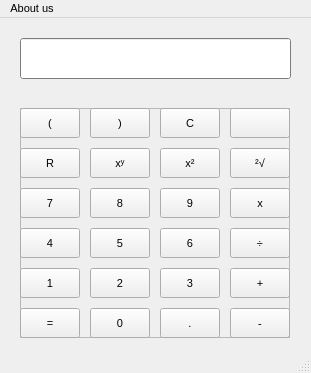
<?xml version="1.0" encoding="UTF-8"?>
<ui version="4.0">
 <class>MainWindow</class>
 <widget class="QMainWindow" name="MainWindow">
  <property name="geometry">
   <rect>
    <x>0</x>
    <y>0</y>
    <width>311</width>
    <height>373</height>
   </rect>
  </property>
  <property name="font">
   <font>
    <pointsize>8</pointsize>
   </font>
  </property>
  <property name="windowTitle">
   <string>Calculator</string>
  </property>
  <property name="windowIcon">
   <iconset>
    <normaloff>../icon.png</normaloff>../icon.png</iconset>
  </property>
  <widget class="QWidget" name="centralwidget">
   <widget class="QLineEdit" name="monitor">
    <property name="geometry">
     <rect>
      <x>20</x>
      <y>20</y>
      <width>271</width>
      <height>41</height>
     </rect>
    </property>
    <property name="palette">
     <palette>
      <active>
       <colorrole role="WindowText">
        <brush brushstyle="SolidPattern">
         <color alpha="255">
          <red>0</red>
          <green>0</green>
          <blue>0</blue>
         </color>
        </brush>
       </colorrole>
       <colorrole role="Button">
        <brush brushstyle="SolidPattern">
         <color alpha="255">
          <red>175</red>
          <green>175</green>
          <blue>175</blue>
         </color>
        </brush>
       </colorrole>
       <colorrole role="Light">
        <brush brushstyle="SolidPattern">
         <color alpha="255">
          <red>255</red>
          <green>255</green>
          <blue>255</blue>
         </color>
        </brush>
       </colorrole>
       <colorrole role="Midlight">
        <brush brushstyle="SolidPattern">
         <color alpha="255">
          <red>215</red>
          <green>215</green>
          <blue>215</blue>
         </color>
        </brush>
       </colorrole>
       <colorrole role="Dark">
        <brush brushstyle="SolidPattern">
         <color alpha="255">
          <red>87</red>
          <green>87</green>
          <blue>87</blue>
         </color>
        </brush>
       </colorrole>
       <colorrole role="Mid">
        <brush brushstyle="SolidPattern">
         <color alpha="255">
          <red>117</red>
          <green>117</green>
          <blue>117</blue>
         </color>
        </brush>
       </colorrole>
       <colorrole role="Text">
        <brush brushstyle="SolidPattern">
         <color alpha="255">
          <red>0</red>
          <green>0</green>
          <blue>0</blue>
         </color>
        </brush>
       </colorrole>
       <colorrole role="BrightText">
        <brush brushstyle="SolidPattern">
         <color alpha="255">
          <red>255</red>
          <green>255</green>
          <blue>255</blue>
         </color>
        </brush>
       </colorrole>
       <colorrole role="ButtonText">
        <brush brushstyle="SolidPattern">
         <color alpha="255">
          <red>0</red>
          <green>0</green>
          <blue>0</blue>
         </color>
        </brush>
       </colorrole>
       <colorrole role="Base">
        <brush brushstyle="SolidPattern">
         <color alpha="255">
          <red>255</red>
          <green>255</green>
          <blue>255</blue>
         </color>
        </brush>
       </colorrole>
       <colorrole role="Window">
        <brush brushstyle="SolidPattern">
         <color alpha="255">
          <red>175</red>
          <green>175</green>
          <blue>175</blue>
         </color>
        </brush>
       </colorrole>
       <colorrole role="Shadow">
        <brush brushstyle="SolidPattern">
         <color alpha="255">
          <red>0</red>
          <green>0</green>
          <blue>0</blue>
         </color>
        </brush>
       </colorrole>
       <colorrole role="AlternateBase">
        <brush brushstyle="SolidPattern">
         <color alpha="255">
          <red>215</red>
          <green>215</green>
          <blue>215</blue>
         </color>
        </brush>
       </colorrole>
       <colorrole role="ToolTipBase">
        <brush brushstyle="SolidPattern">
         <color alpha="255">
          <red>255</red>
          <green>255</green>
          <blue>220</blue>
         </color>
        </brush>
       </colorrole>
       <colorrole role="ToolTipText">
        <brush brushstyle="SolidPattern">
         <color alpha="255">
          <red>0</red>
          <green>0</green>
          <blue>0</blue>
         </color>
        </brush>
       </colorrole>
       <colorrole role="PlaceholderText">
        <brush brushstyle="SolidPattern">
         <color alpha="128">
          <red>0</red>
          <green>0</green>
          <blue>0</blue>
         </color>
        </brush>
       </colorrole>
      </active>
      <inactive>
       <colorrole role="WindowText">
        <brush brushstyle="SolidPattern">
         <color alpha="255">
          <red>0</red>
          <green>0</green>
          <blue>0</blue>
         </color>
        </brush>
       </colorrole>
       <colorrole role="Button">
        <brush brushstyle="SolidPattern">
         <color alpha="255">
          <red>175</red>
          <green>175</green>
          <blue>175</blue>
         </color>
        </brush>
       </colorrole>
       <colorrole role="Light">
        <brush brushstyle="SolidPattern">
         <color alpha="255">
          <red>255</red>
          <green>255</green>
          <blue>255</blue>
         </color>
        </brush>
       </colorrole>
       <colorrole role="Midlight">
        <brush brushstyle="SolidPattern">
         <color alpha="255">
          <red>215</red>
          <green>215</green>
          <blue>215</blue>
         </color>
        </brush>
       </colorrole>
       <colorrole role="Dark">
        <brush brushstyle="SolidPattern">
         <color alpha="255">
          <red>87</red>
          <green>87</green>
          <blue>87</blue>
         </color>
        </brush>
       </colorrole>
       <colorrole role="Mid">
        <brush brushstyle="SolidPattern">
         <color alpha="255">
          <red>117</red>
          <green>117</green>
          <blue>117</blue>
         </color>
        </brush>
       </colorrole>
       <colorrole role="Text">
        <brush brushstyle="SolidPattern">
         <color alpha="255">
          <red>0</red>
          <green>0</green>
          <blue>0</blue>
         </color>
        </brush>
       </colorrole>
       <colorrole role="BrightText">
        <brush brushstyle="SolidPattern">
         <color alpha="255">
          <red>255</red>
          <green>255</green>
          <blue>255</blue>
         </color>
        </brush>
       </colorrole>
       <colorrole role="ButtonText">
        <brush brushstyle="SolidPattern">
         <color alpha="255">
          <red>0</red>
          <green>0</green>
          <blue>0</blue>
         </color>
        </brush>
       </colorrole>
       <colorrole role="Base">
        <brush brushstyle="SolidPattern">
         <color alpha="255">
          <red>255</red>
          <green>255</green>
          <blue>255</blue>
         </color>
        </brush>
       </colorrole>
       <colorrole role="Window">
        <brush brushstyle="SolidPattern">
         <color alpha="255">
          <red>175</red>
          <green>175</green>
          <blue>175</blue>
         </color>
        </brush>
       </colorrole>
       <colorrole role="Shadow">
        <brush brushstyle="SolidPattern">
         <color alpha="255">
          <red>0</red>
          <green>0</green>
          <blue>0</blue>
         </color>
        </brush>
       </colorrole>
       <colorrole role="AlternateBase">
        <brush brushstyle="SolidPattern">
         <color alpha="255">
          <red>215</red>
          <green>215</green>
          <blue>215</blue>
         </color>
        </brush>
       </colorrole>
       <colorrole role="ToolTipBase">
        <brush brushstyle="SolidPattern">
         <color alpha="255">
          <red>255</red>
          <green>255</green>
          <blue>220</blue>
         </color>
        </brush>
       </colorrole>
       <colorrole role="ToolTipText">
        <brush brushstyle="SolidPattern">
         <color alpha="255">
          <red>0</red>
          <green>0</green>
          <blue>0</blue>
         </color>
        </brush>
       </colorrole>
       <colorrole role="PlaceholderText">
        <brush brushstyle="SolidPattern">
         <color alpha="128">
          <red>0</red>
          <green>0</green>
          <blue>0</blue>
         </color>
        </brush>
       </colorrole>
      </inactive>
      <disabled>
       <colorrole role="WindowText">
        <brush brushstyle="SolidPattern">
         <color alpha="255">
          <red>87</red>
          <green>87</green>
          <blue>87</blue>
         </color>
        </brush>
       </colorrole>
       <colorrole role="Button">
        <brush brushstyle="SolidPattern">
         <color alpha="255">
          <red>175</red>
          <green>175</green>
          <blue>175</blue>
         </color>
        </brush>
       </colorrole>
       <colorrole role="Light">
        <brush brushstyle="SolidPattern">
         <color alpha="255">
          <red>255</red>
          <green>255</green>
          <blue>255</blue>
         </color>
        </brush>
       </colorrole>
       <colorrole role="Midlight">
        <brush brushstyle="SolidPattern">
         <color alpha="255">
          <red>215</red>
          <green>215</green>
          <blue>215</blue>
         </color>
        </brush>
       </colorrole>
       <colorrole role="Dark">
        <brush brushstyle="SolidPattern">
         <color alpha="255">
          <red>87</red>
          <green>87</green>
          <blue>87</blue>
         </color>
        </brush>
       </colorrole>
       <colorrole role="Mid">
        <brush brushstyle="SolidPattern">
         <color alpha="255">
          <red>117</red>
          <green>117</green>
          <blue>117</blue>
         </color>
        </brush>
       </colorrole>
       <colorrole role="Text">
        <brush brushstyle="SolidPattern">
         <color alpha="255">
          <red>87</red>
          <green>87</green>
          <blue>87</blue>
         </color>
        </brush>
       </colorrole>
       <colorrole role="BrightText">
        <brush brushstyle="SolidPattern">
         <color alpha="255">
          <red>255</red>
          <green>255</green>
          <blue>255</blue>
         </color>
        </brush>
       </colorrole>
       <colorrole role="ButtonText">
        <brush brushstyle="SolidPattern">
         <color alpha="255">
          <red>87</red>
          <green>87</green>
          <blue>87</blue>
         </color>
        </brush>
       </colorrole>
       <colorrole role="Base">
        <brush brushstyle="SolidPattern">
         <color alpha="255">
          <red>175</red>
          <green>175</green>
          <blue>175</blue>
         </color>
        </brush>
       </colorrole>
       <colorrole role="Window">
        <brush brushstyle="SolidPattern">
         <color alpha="255">
          <red>175</red>
          <green>175</green>
          <blue>175</blue>
         </color>
        </brush>
       </colorrole>
       <colorrole role="Shadow">
        <brush brushstyle="SolidPattern">
         <color alpha="255">
          <red>0</red>
          <green>0</green>
          <blue>0</blue>
         </color>
        </brush>
       </colorrole>
       <colorrole role="AlternateBase">
        <brush brushstyle="SolidPattern">
         <color alpha="255">
          <red>175</red>
          <green>175</green>
          <blue>175</blue>
         </color>
        </brush>
       </colorrole>
       <colorrole role="ToolTipBase">
        <brush brushstyle="SolidPattern">
         <color alpha="255">
          <red>255</red>
          <green>255</green>
          <blue>220</blue>
         </color>
        </brush>
       </colorrole>
       <colorrole role="ToolTipText">
        <brush brushstyle="SolidPattern">
         <color alpha="255">
          <red>0</red>
          <green>0</green>
          <blue>0</blue>
         </color>
        </brush>
       </colorrole>
       <colorrole role="PlaceholderText">
        <brush brushstyle="SolidPattern">
         <color alpha="128">
          <red>0</red>
          <green>0</green>
          <blue>0</blue>
         </color>
        </brush>
       </colorrole>
      </disabled>
     </palette>
    </property>
    <property name="font">
     <font>
      <family>Consolas</family>
      <pointsize>11</pointsize>
      <weight>75</weight>
      <italic>false</italic>
      <bold>true</bold>
      <strikeout>false</strikeout>
     </font>
    </property>
    <property name="autoFillBackground">
     <bool>true</bool>
    </property>
    <property name="inputMask">
     <string/>
    </property>
    <property name="text">
     <string/>
    </property>
    <property name="alignment">
     <set>Qt::AlignRight|Qt::AlignTrailing|Qt::AlignVCenter</set>
    </property>
    <property name="readOnly">
     <bool>true</bool>
    </property>
   </widget>
   <widget class="QFrame" name="buttons_frame">
    <property name="geometry">
     <rect>
      <x>20</x>
      <y>90</y>
      <width>270</width>
      <height>230</height>
     </rect>
    </property>
    <property name="frameShape">
     <enum>QFrame::StyledPanel</enum>
    </property>
    <property name="frameShadow">
     <enum>QFrame::Raised</enum>
    </property>
    <widget class="QPushButton" name="btn_parenthesesO">
     <property name="geometry">
      <rect>
       <x>0</x>
       <y>0</y>
       <width>60</width>
       <height>30</height>
      </rect>
     </property>
     <property name="text">
      <string>(</string>
     </property>
    </widget>
    <widget class="QPushButton" name="btn_parenthesesC">
     <property name="geometry">
      <rect>
       <x>70</x>
       <y>0</y>
       <width>60</width>
       <height>30</height>
      </rect>
     </property>
     <property name="text">
      <string>)</string>
     </property>
    </widget>
    <widget class="QPushButton" name="btn_clear">
     <property name="geometry">
      <rect>
       <x>140</x>
       <y>0</y>
       <width>60</width>
       <height>30</height>
      </rect>
     </property>
     <property name="text">
      <string>C</string>
     </property>
    </widget>
    <widget class="QPushButton" name="btn_back">
     <property name="geometry">
      <rect>
       <x>210</x>
       <y>0</y>
       <width>60</width>
       <height>30</height>
      </rect>
     </property>
     <property name="text">
      <string/>
     </property>
     <property name="icon">
      <iconset>
       <normaloff>../backspace.png</normaloff>../backspace.png</iconset>
     </property>
    </widget>
    <widget class="QPushButton" name="btn_round">
     <property name="geometry">
      <rect>
       <x>0</x>
       <y>40</y>
       <width>60</width>
       <height>30</height>
      </rect>
     </property>
     <property name="text">
      <string>R</string>
     </property>
    </widget>
    <widget class="QPushButton" name="btn_pow">
     <property name="geometry">
      <rect>
       <x>70</x>
       <y>40</y>
       <width>60</width>
       <height>30</height>
      </rect>
     </property>
     <property name="text">
      <string>xʸ</string>
     </property>
    </widget>
    <widget class="QPushButton" name="btn_square">
     <property name="geometry">
      <rect>
       <x>140</x>
       <y>40</y>
       <width>60</width>
       <height>30</height>
      </rect>
     </property>
     <property name="text">
      <string>x²</string>
     </property>
    </widget>
    <widget class="QPushButton" name="btn_root">
     <property name="geometry">
      <rect>
       <x>210</x>
       <y>40</y>
       <width>60</width>
       <height>30</height>
      </rect>
     </property>
     <property name="text">
      <string>²√</string>
     </property>
    </widget>
    <widget class="QPushButton" name="btn_7">
     <property name="geometry">
      <rect>
       <x>0</x>
       <y>80</y>
       <width>60</width>
       <height>30</height>
      </rect>
     </property>
     <property name="text">
      <string>7</string>
     </property>
    </widget>
    <widget class="QPushButton" name="btn_8">
     <property name="geometry">
      <rect>
       <x>70</x>
       <y>80</y>
       <width>60</width>
       <height>30</height>
      </rect>
     </property>
     <property name="text">
      <string>8</string>
     </property>
    </widget>
    <widget class="QPushButton" name="btn_9">
     <property name="geometry">
      <rect>
       <x>140</x>
       <y>80</y>
       <width>60</width>
       <height>30</height>
      </rect>
     </property>
     <property name="text">
      <string>9</string>
     </property>
    </widget>
    <widget class="QPushButton" name="btn_mul">
     <property name="geometry">
      <rect>
       <x>210</x>
       <y>80</y>
       <width>60</width>
       <height>30</height>
      </rect>
     </property>
     <property name="text">
      <string>x</string>
     </property>
    </widget>
    <widget class="QPushButton" name="btn_4">
     <property name="geometry">
      <rect>
       <x>0</x>
       <y>120</y>
       <width>60</width>
       <height>30</height>
      </rect>
     </property>
     <property name="text">
      <string>4</string>
     </property>
    </widget>
    <widget class="QPushButton" name="btn_5">
     <property name="geometry">
      <rect>
       <x>70</x>
       <y>120</y>
       <width>60</width>
       <height>30</height>
      </rect>
     </property>
     <property name="text">
      <string>5</string>
     </property>
    </widget>
    <widget class="QPushButton" name="btn_6">
     <property name="geometry">
      <rect>
       <x>140</x>
       <y>120</y>
       <width>60</width>
       <height>30</height>
      </rect>
     </property>
     <property name="text">
      <string>6</string>
     </property>
    </widget>
    <widget class="QPushButton" name="btn_division">
     <property name="geometry">
      <rect>
       <x>210</x>
       <y>120</y>
       <width>60</width>
       <height>30</height>
      </rect>
     </property>
     <property name="text">
      <string>÷</string>
     </property>
    </widget>
    <widget class="QPushButton" name="btn_1">
     <property name="geometry">
      <rect>
       <x>0</x>
       <y>160</y>
       <width>60</width>
       <height>30</height>
      </rect>
     </property>
     <property name="text">
      <string>1</string>
     </property>
    </widget>
    <widget class="QPushButton" name="btn_2">
     <property name="geometry">
      <rect>
       <x>70</x>
       <y>160</y>
       <width>60</width>
       <height>30</height>
      </rect>
     </property>
     <property name="text">
      <string>2</string>
     </property>
    </widget>
    <widget class="QPushButton" name="btn_3">
     <property name="geometry">
      <rect>
       <x>140</x>
       <y>160</y>
       <width>60</width>
       <height>30</height>
      </rect>
     </property>
     <property name="text">
      <string>3</string>
     </property>
     <property name="flat">
      <bool>false</bool>
     </property>
    </widget>
    <widget class="QPushButton" name="btn_plus">
     <property name="geometry">
      <rect>
       <x>210</x>
       <y>160</y>
       <width>60</width>
       <height>30</height>
      </rect>
     </property>
     <property name="text">
      <string>+</string>
     </property>
    </widget>
    <widget class="QPushButton" name="btn_minus">
     <property name="geometry">
      <rect>
       <x>210</x>
       <y>200</y>
       <width>60</width>
       <height>30</height>
      </rect>
     </property>
     <property name="text">
      <string>-</string>
     </property>
    </widget>
    <widget class="QPushButton" name="btn_dot">
     <property name="geometry">
      <rect>
       <x>140</x>
       <y>200</y>
       <width>60</width>
       <height>30</height>
      </rect>
     </property>
     <property name="text">
      <string>.</string>
     </property>
    </widget>
    <widget class="QPushButton" name="btn_0">
     <property name="geometry">
      <rect>
       <x>70</x>
       <y>200</y>
       <width>60</width>
       <height>30</height>
      </rect>
     </property>
     <property name="text">
      <string>0</string>
     </property>
    </widget>
    <widget class="QPushButton" name="btn_equal">
     <property name="geometry">
      <rect>
       <x>0</x>
       <y>200</y>
       <width>60</width>
       <height>30</height>
      </rect>
     </property>
     <property name="text">
      <string>=</string>
     </property>
    </widget>
   </widget>
   <widget class="QLabel" name="history_lbl">
    <property name="geometry">
     <rect>
      <x>22</x>
      <y>22</y>
      <width>150</width>
      <height>15</height>
     </rect>
    </property>
    <property name="palette">
     <palette>
      <active>
       <colorrole role="WindowText">
        <brush brushstyle="SolidPattern">
         <color alpha="255">
          <red>154</red>
          <green>154</green>
          <blue>154</blue>
         </color>
        </brush>
       </colorrole>
      </active>
      <inactive>
       <colorrole role="WindowText">
        <brush brushstyle="SolidPattern">
         <color alpha="255">
          <red>154</red>
          <green>154</green>
          <blue>154</blue>
         </color>
        </brush>
       </colorrole>
      </inactive>
      <disabled>
       <colorrole role="WindowText">
        <brush brushstyle="SolidPattern">
         <color alpha="255">
          <red>120</red>
          <green>120</green>
          <blue>120</blue>
         </color>
        </brush>
       </colorrole>
      </disabled>
     </palette>
    </property>
    <property name="text">
     <string/>
    </property>
   </widget>
  </widget>
  <widget class="QMenuBar" name="menubar">
   <property name="geometry">
    <rect>
     <x>0</x>
     <y>0</y>
     <width>311</width>
     <height>19</height>
    </rect>
   </property>
   <widget class="QMenu" name="menuAbout_us">
    <property name="title">
     <string>About us</string>
    </property>
    <property name="separatorsCollapsible">
     <bool>false</bool>
    </property>
   </widget>
   <addaction name="menuAbout_us"/>
  </widget>
  <widget class="QStatusBar" name="statusbar"/>
 </widget>
 <resources/>
 <connections>
  <connection>
   <sender>btn_clear</sender>
   <signal>clicked()</signal>
   <receiver>monitor</receiver>
   <slot>clear()</slot>
   <hints>
    <hint type="sourcelabel">
     <x>189</x>
     <y>113</y>
    </hint>
    <hint type="destinationlabel">
     <x>155</x>
     <y>59</y>
    </hint>
   </hints>
  </connection>
 </connections>
</ui>
